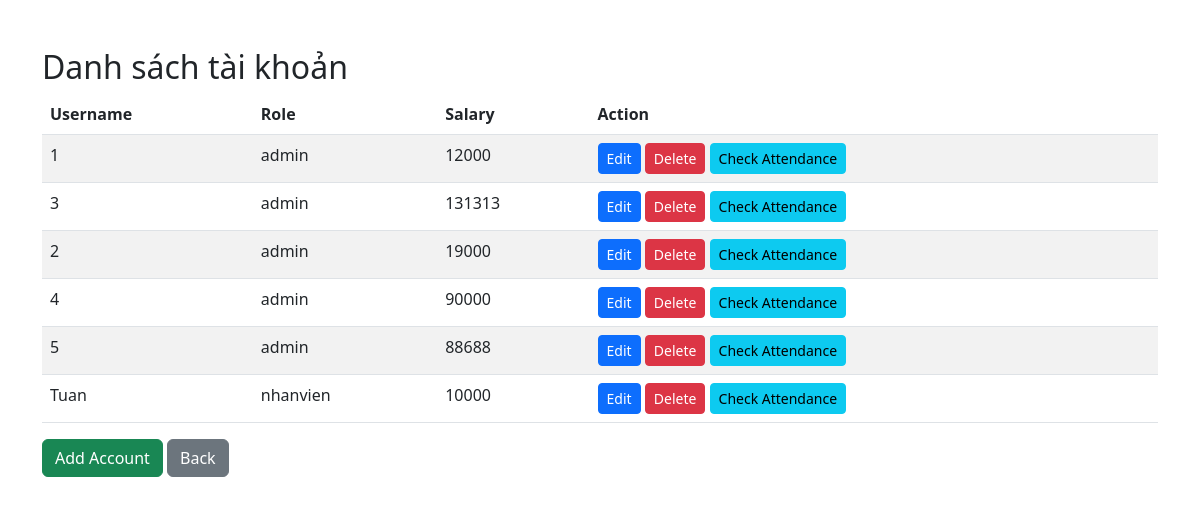
/view_accounts/, run on an earlier commit of the app's database.
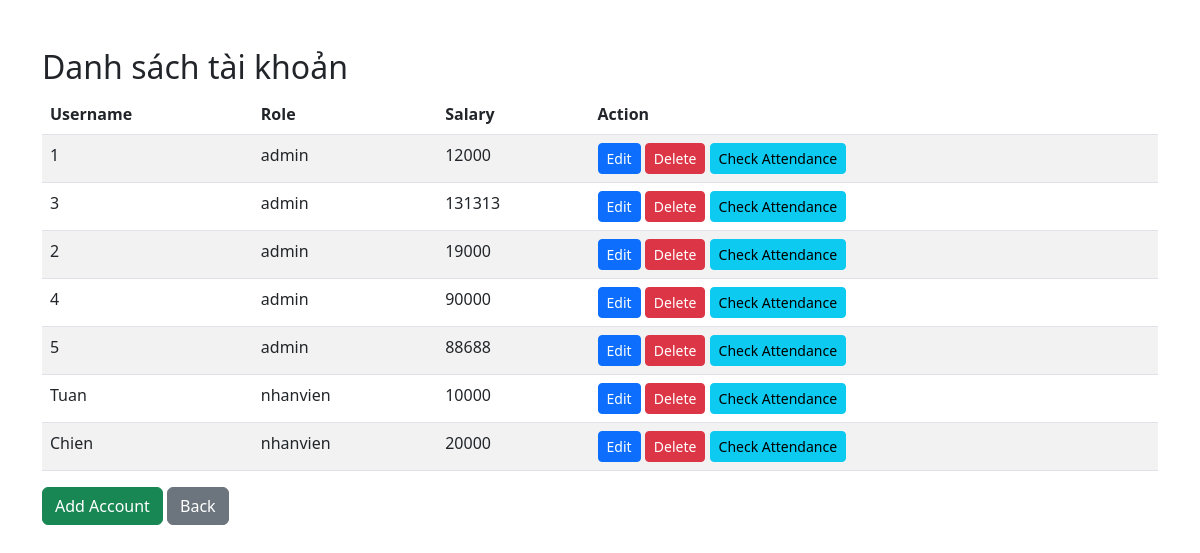
And on a later commit of the database.
### WebChamCong/models.py (models this page shows)
class Account(models.Model):
    username = models.CharField(max_length=50,unique=True)
    password = models.CharField(max_length=50)
    role = models.CharField(max_length=20)
    salary = models.IntegerField(null=True)

### WebChamCong/views.py (the view)
# urls.py: path('view_accounts/', views.view_accounts, name='view_accounts'),
def view_accounts(request):
    accounts = Account.objects.all()
    return render(request, 'view_accounts.html', {'accounts': accounts})

### WebChamCong/templates/view_accounts.html (shortened to what this page needs)
<!DOCTYPE html>
<html>
<head>
    <link rel="stylesheet" href="https://cdn.jsdelivr.net/npm/bootstrap@5.2.3/dist/css/bootstrap.min.css">
</head>
<body>
    <div class="container my-5">
        <h2>Danh sách tài khoản</h2>
        <table class="table table-striped">
            <thead>
                <tr>
                    <th>Username</th>
                    <th>Role</th>
                    <th>Salary</th>
                    <th>Action</th>
                </tr>
            </thead>
            <tbody>
                {% for account in accounts %}
                <tr>
                    <td>{{ account.username }}</td>
                    <td>{{ account.role }}</td>
                    <td>{{ account.salary }}</td>
                    <td>
                        <a href="{% url 'WebChamCong:edit_accounts' account.id %}" class="btn btn-primary btn-sm">Edit</a>
                        <a href="{% url 'WebChamCong:delete_accounts' account.id %}" class="btn btn-danger btn-sm" onclick="return confirm('Are you sure you want to delete this account?')">Delete</a>
                        <a href="{% url 'WebChamCong:check_attendance' account.id %}" class="btn btn-info btn-sm">Check Attendance</a>
                    </td>
                </tr>
                {% endfor %}
            </tbody>
        </table>
        <a href="{% url 'WebChamCong:add_account' %}" class="btn btn-success">Add Account</a>
        <a href="{% url 'WebChamCong:main' %}" class="btn btn-secondary">Back</a>
    </div>
</body>
</html>

What changed in the data, as far as the page shows it:
added Account: username "Chien", role "nhanvien", salary "20000"
